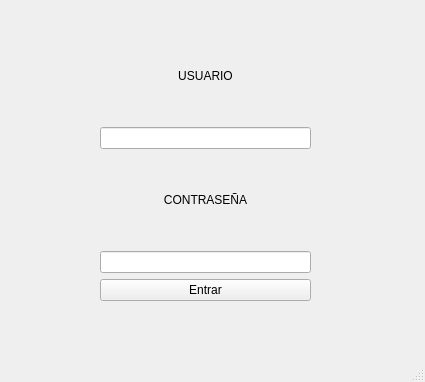
<?xml version="1.0" encoding="UTF-8"?>
<ui version="4.0">
 <class>MainWindow</class>
 <widget class="QMainWindow" name="MainWindow">
  <property name="geometry">
   <rect>
    <x>0</x>
    <y>0</y>
    <width>425</width>
    <height>382</height>
   </rect>
  </property>
  <property name="windowTitle">
   <string>MainWindow</string>
  </property>
  <widget class="QWidget" name="centralwidget">
   <widget class="QWidget" name="verticalLayoutWidget">
    <property name="geometry">
     <rect>
      <x>100</x>
      <y>30</y>
      <width>211</width>
      <height>271</height>
     </rect>
    </property>
    <layout class="QVBoxLayout" name="verticalLayout">
     <item>
      <widget class="QLabel" name="QLUsuario">
       <property name="text">
        <string>USUARIO</string>
       </property>
       <property name="alignment">
        <set>Qt::AlignCenter</set>
       </property>
      </widget>
     </item>
     <item>
      <widget class="QLineEdit" name="QLineUsuario"/>
     </item>
     <item>
      <widget class="QLabel" name="QLContrasea">
       <property name="text">
        <string>CONTRASEÑA</string>
       </property>
       <property name="alignment">
        <set>Qt::AlignCenter</set>
       </property>
      </widget>
     </item>
     <item>
      <widget class="QLineEdit" name="QlineContrasea"/>
     </item>
     <item>
      <widget class="QPushButton" name="btnEntrar">
       <property name="text">
        <string>Entrar</string>
       </property>
      </widget>
     </item>
    </layout>
   </widget>
   <widget class="QLabel" name="labeltest">
    <property name="enabled">
     <bool>false</bool>
    </property>
    <property name="geometry">
     <rect>
      <x>100</x>
      <y>310</y>
      <width>201</width>
      <height>16</height>
     </rect>
    </property>
    <property name="text">
     <string/>
    </property>
   </widget>
  </widget>
  <widget class="QMenuBar" name="menubar">
   <property name="geometry">
    <rect>
     <x>0</x>
     <y>0</y>
     <width>425</width>
     <height>21</height>
    </rect>
   </property>
  </widget>
  <widget class="QStatusBar" name="statusbar"/>
 </widget>
 <resources/>
 <connections/>
</ui>
